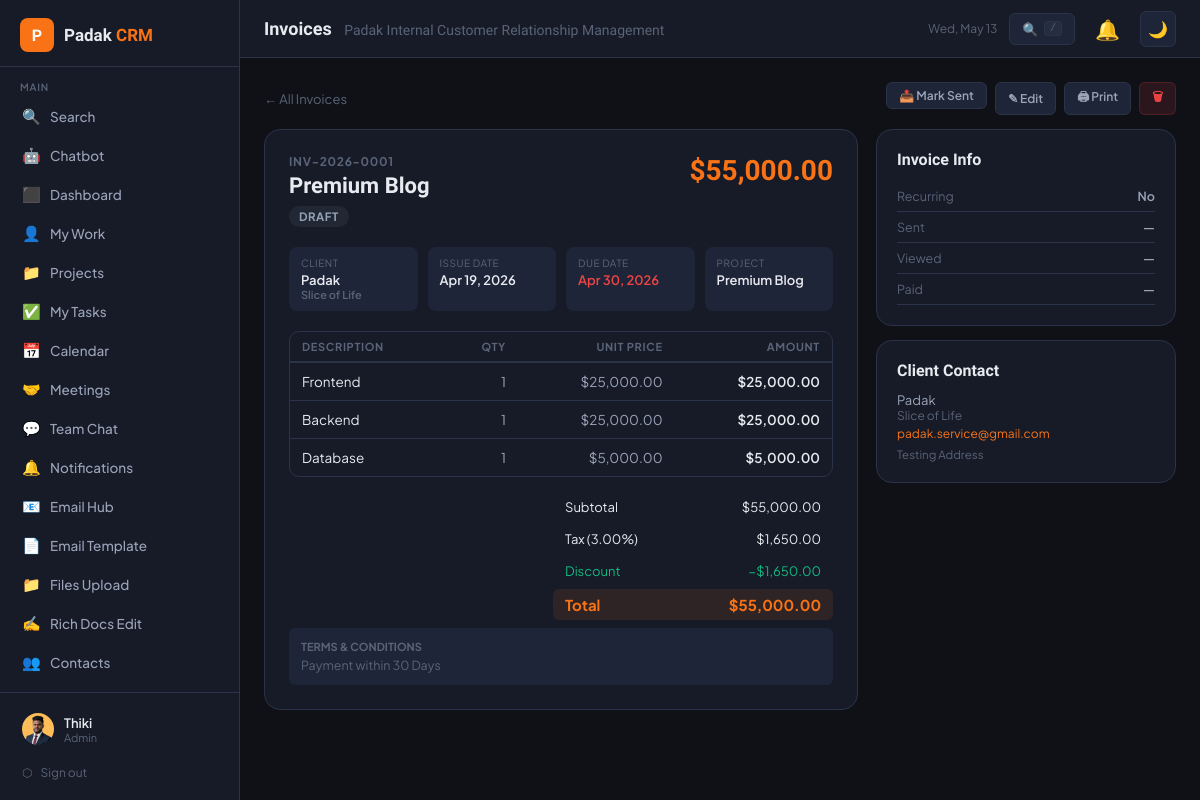
The page /invoices.php?view=1 (signed in) on the database its author committed.
### tables this page shows
CREATE TABLE `invoices` (
  `id` int(11) NOT NULL,
  `invoice_no` varchar(30) NOT NULL,
  `contact_id` int(11) DEFAULT NULL,
  `project_id` int(11) DEFAULT NULL,
  `title` varchar(250) NOT NULL,
  `status` enum('draft','sent','viewed','partial','paid','overdue','cancelled') DEFAULT 'draft',
  `currency` varchar(10) DEFAULT 'LKR',
  `issue_date` date NOT NULL,
  `due_date` date DEFAULT NULL,
  `subtotal` decimal(14,2) DEFAULT 0.00,
  `tax_rate` decimal(5,2) DEFAULT 0.00,
  `tax_amount` decimal(14,2) DEFAULT 0.00,
  `discount` decimal(14,2) DEFAULT 0.00,
  `total` decimal(14,2) DEFAULT 0.00,
  `amount_paid` decimal(14,2) DEFAULT 0.00,
  `notes` text DEFAULT NULL,
  `terms` text DEFAULT NULL,
  `is_recurring` tinyint(1) DEFAULT 0,
  `recur_interval` enum('monthly','quarterly','yearly') DEFAULT NULL,
  `recur_next` date DEFAULT NULL,
  `sent_at` datetime DEFAULT NULL,
  `viewed_at` datetime DEFAULT NULL,
  `paid_at` datetime DEFAULT NULL,
  `reminder_sent` datetime DEFAULT NULL,
  `created_by` int(11) NOT NULL,
  `created_at` datetime DEFAULT current_timestamp(),
  `updated_at` datetime DEFAULT current_timestamp() ON UPDATE current_timestamp()
);

CREATE TABLE `contacts` (
  `id` int(11) NOT NULL,
  `name` varchar(150) NOT NULL,
  `company` varchar(150) DEFAULT NULL,
  `email` varchar(150) DEFAULT NULL,
  `phone` varchar(50) DEFAULT NULL,
  `address` text DEFAULT NULL,
  `type` enum('client','lead','partner','vendor') DEFAULT 'lead',
  `status` enum('active','inactive','prospect') DEFAULT 'prospect',
  `notes` text DEFAULT NULL,
  `assigned_to` int(11) DEFAULT NULL,
  `created_by` int(11) NOT NULL,
  `created_at` datetime DEFAULT current_timestamp(),
  `updated_at` datetime DEFAULT current_timestamp() ON UPDATE current_timestamp()
);

CREATE TABLE `projects` (
  `id` int(11) NOT NULL,
  `title` varchar(200) NOT NULL,
  `description` text DEFAULT NULL,
  `contact_id` int(11) DEFAULT NULL,
  `status` enum('planning','active','on_hold','completed','cancelled') DEFAULT 'planning',
  `priority` enum('low','medium','high','urgent') DEFAULT 'medium',
  `start_date` date DEFAULT NULL,
  `due_date` date DEFAULT NULL,
  `budget` decimal(12,2) DEFAULT NULL,
  `currency` varchar(10) DEFAULT 'LKR',
  `progress` int(11) DEFAULT 0,
  `created_by` int(11) NOT NULL,
  `created_at` datetime DEFAULT current_timestamp(),
  `updated_at` datetime DEFAULT current_timestamp() ON UPDATE current_timestamp()
);

CREATE TABLE `invoice_items` (
  `id` int(11) NOT NULL,
  `invoice_id` int(11) NOT NULL,
  `description` varchar(500) NOT NULL,
  `quantity` decimal(10,2) DEFAULT 1.00,
  `unit_price` decimal(14,2) NOT NULL,
  `amount` decimal(14,2) NOT NULL,
  `sort_order` int(11) DEFAULT 0
);

### config.php (called while the page is built, shortened)
<?php
function isManager(): bool { return in_array($_SESSION['crm_role'] ?? '', ['admin','manager']); }
function h(string $s): string { return htmlspecialchars($s, ENT_QUOTES, 'UTF-8'); }
function fDate(?string $d, string $fmt = 'M j, Y'): string {
    return date($fmt, strtotime($d));
}

### invoices.php (the view, shortened to what this page needs)
<?php
require_once 'config.php';
require_once 'includes/layout.php';
$db   = getCRMDB();
function invSym(string $c): string {
    return match($c) { 'USD'=>'$','EUR'=>'€','GBP'=>'£','INR'=>'₹', default=>'Rs. ' };
}
function invColor(string $s): string {
    return match($s) {
        'paid'      => '#10b981', 'partial' => '#f59e0b',
        'overdue'   => '#ef4444', 'sent'    => '#6366f1',
        'viewed'    => '#8b5cf6', 'draft'   => '#94a3b8',
        'cancelled' => '#64748b', default   => '#94a3b8'
    };
}
$view_id = (int)($_GET['view']  ?? 0);
$inv = null; $items = []; $payments = [];
if ($view_id) {
    $inv = $db->query("SELECT i.*,c.name AS client_name,c.company,c.email AS client_email,c.address,p.title AS project_title FROM invoices i LEFT JOIN contacts c ON c.id=i.contact_id LEFT JOIN projects p ON p.id=i.project_id WHERE i.id=$view_id")->fetch_assoc();
    if ($inv) {
        $items    = $db->query("SELECT * FROM invoice_items WHERE invoice_id=$view_id ORDER BY sort_order,id")->fetch_all(MYSQLI_ASSOC);
    }
}
?>
<?php
if ($inv): ?>
<div style="margin-bottom:14px;display:flex;align-items:center;justify-content:space-between;flex-wrap:wrap;gap:10px">
  <a href="invoices.php" style="color:var(--text3);font-size:13px">← All Invoices</a>
  <div style="display:flex;gap:8px;flex-wrap:wrap">
    <?php if ($inv['status']==='draft' && isManager()): ?>
    <form method="POST" style="display:inline"><input type="hidden" name="action" value="mark_sent"><input type="hidden" name="inv_id" value="<?= $view_id ?>"><button class="btn btn-ghost btn-sm">📤 Mark Sent</button></form>
    <?php endif; ?>
    <?php if (isManager()): ?>
    <a href="invoices.php?edit=<?= $view_id ?>" class="btn btn-ghost btn-sm">✎ Edit</a>
    <button class="btn btn-ghost btn-sm" onclick="window.print()">🖨 Print</button>
    <form method="POST" onsubmit="return confirm('Delete invoice?')" style="display:inline"><button class="btn btn-danger btn-sm">🗑</button></form>
    <?php endif; ?>
  </div>
</div>
<div class="inv-detail-grid">
  <div>
    <div class="inv-header-card">
      <div style="display:flex;justify-content:space-between;align-items:flex-start;flex-wrap:wrap;gap:12px;margin-bottom:20px">
        <div>
          <div style="font-size:12px;font-weight:700;color:var(--text3);letter-spacing:.06em;margin-bottom:4px"><?= h($inv['invoice_no']) ?></div>
          <div class="inv-title"><?= h($inv['title']) ?></div>
          <?php $sc=invColor($inv['status']); ?>
          <span class="inv-status" style="background:<?= $sc ?>18;color:<?= $sc ?>"><?= ucfirst($inv['status']) ?></span>
        </div>
        <div style="text-align:right">
          <div style="font-size:28px;font-weight:800;color:var(--orange);font-family:var(--font-display)"><?= invSym($inv['currency']) ?><?= number_format($inv['total'],2) ?></div>
        </div>
      </div>
      <div class="inv-meta-grid">
        <div class="inv-meta-box"><div class="inv-meta-lbl">Client</div><div class="inv-meta-val"><?= h($inv['client_name'] ?? '—') ?><?php if ($inv['company']): ?><div style="font-size:11px;color:var(--text3)"><?= h($inv['company']) ?></div><?php endif; ?></div></div>
        <div class="inv-meta-box"><div class="inv-meta-lbl">Issue Date</div><div class="inv-meta-val"><?= fDate($inv['issue_date']) ?></div></div>
        <div class="inv-meta-box"><div class="inv-meta-lbl">Due Date</div><div class="inv-meta-val" <?= ($inv['due_date']&&$inv['due_date']<date('Y-m-d')&&$inv['status']!='paid')?'style="color:var(--red)"':'' ?>><?= fDate($inv['due_date']) ?: '—' ?></div></div>
        <div class="inv-meta-box"><div class="inv-meta-lbl">Project</div><div class="inv-meta-val"><?= $inv['project_title'] ? h($inv['project_title']) : '—' ?></div></div>
      </div>
      <div style="border:1px solid var(--border);border-radius:var(--radius);overflow:hidden;margin-bottom:16px">
        <table class="items-table">
          <thead><tr><th>Description</th><th style="text-align:right">Qty</th><th style="text-align:right">Unit Price</th><th style="text-align:right">Amount</th></tr></thead>
          <tbody>
          <?php foreach ($items as $it): ?>
          <tr>
            <td><?= h($it['description']) ?></td>
            <td style="text-align:right;color:var(--text2)"><?= rtrim(rtrim(number_format($it['quantity'],2),'0'),'.') ?></td>
            <td style="text-align:right;color:var(--text2)"><?= invSym($inv['currency']) ?><?= number_format($it['unit_price'],2) ?></td>
            <td style="font-weight:600"><?= invSym($inv['currency']) ?><?= number_format($it['amount'],2) ?></td>
          </tr>
          <?php endforeach; ?>
          </tbody>
        </table>
      </div>
      <div style="display:flex;justify-content:flex-end">
        <div style="min-width:280px">
          <div class="inv-totals">
            <div class="inv-total-row"><span>Subtotal</span><span><?= invSym($inv['currency']) ?><?= number_format($inv['subtotal'],2) ?></span></div>
            <?php if ($inv['tax_rate'] > 0): ?><div class="inv-total-row"><span>Tax (<?= $inv['tax_rate'] ?>%)</span><span><?= invSym($inv['currency']) ?><?= number_format($inv['tax_amount'],2) ?></span></div><?php endif; ?>
            <?php if ($inv['discount'] > 0): ?><div class="inv-total-row" style="color:var(--green)"><span>Discount</span><span>−<?= invSym($inv['currency']) ?><?= number_format($inv['discount'],2) ?></span></div><?php endif; ?>
            <div class="inv-total-row grand"><span>Total</span><span><?= invSym($inv['currency']) ?><?= number_format($inv['total'],2) ?></span></div>
          </div>
        </div>
      </div>
      <?php if ($inv['terms']): ?>
      <div style="margin-top:8px;padding:12px;background:var(--bg3);border-radius:var(--radius-sm)">
        <div style="font-size:11px;font-weight:700;color:var(--text3);margin-bottom:4px;text-transform:uppercase">Terms & Conditions</div>
        <div style="font-size:12.5px;color:var(--text3)"><?= nl2br(h($inv['terms'])) ?></div>
      </div>
      <?php endif; ?>
    </div>
  </div>
  <div>
    <div class="card" style="margin-bottom:14px">
      <div class="card-title" style="margin-bottom:12px">Invoice Info</div>
      <?php foreach ([
        ['Recurring', $inv['is_recurring'] ? '🔁 '.ucfirst($inv['recur_interval']??'').' · Next: '.fDate($inv['recur_next']) : 'No'],
        ['Sent',   $inv['sent_at']   ? fDate($inv['sent_at'],'M j, Y g:ia')   : '—'],
        ['Viewed', $inv['viewed_at'] ? fDate($inv['viewed_at'],'M j, Y g:ia') : '—'],
        ['Paid',   $inv['paid_at']   ? fDate($inv['paid_at'],'M j, Y')        : '—'],
      ] as [$l,$v]): ?>
      <div style="display:flex;justify-content:space-between;padding:7px 0;border-bottom:1px solid var(--border);font-size:12.5px">
        <span style="color:var(--text3)"><?= $l ?></span>
        <span style="color:var(--text2);font-weight:600;text-align:right;max-width:160px"><?= $v ?></span>
      </div>
      <?php endforeach; ?>
    </div>
    <?php if ($inv['client_email']): ?>
    <div class="card">
      <div class="card-title" style="margin-bottom:12px">Client Contact</div>
      <div style="font-size:13px;color:var(--text2)"><?= h($inv['client_name']) ?></div>
      <?php if ($inv['company']): ?><div style="font-size:12px;color:var(--text3)"><?= h($inv['company']) ?></div><?php endif; ?>
      <a href="mailto:<?= h($inv['client_email']) ?>" style="font-size:12px;color:var(--orange)"><?= h($inv['client_email']) ?></a>
      <?php if ($inv['address']): ?><div style="font-size:11.5px;color:var(--text3);margin-top:6px"><?= nl2br(h($inv['address'])) ?></div><?php endif; ?>
    </div>
    <?php endif; ?>
  </div>
</div>
<?php endif; ?>

### includes/layout.php (style rules this page uses)
*,*::before,*::after { box-sizing:border-box;margin:0;padding:0 }
:root,[data-theme="dark"] { --bg:#0f1117;--bg2:#161b27;--bg3:#1e2538;--bg4:#252d40; --border:#2a3348;--border2:#3a4560; --text:#e8eaf0;--text2:#9aa3b8;--text3:#5a6478; --orange:#f97316;--orange-dim:#7c3810;--orange-bg:rgba(249,115,22,0.1); --green:#10b981;--red:#ef4444;--blue:#6366f1;--yellow:#f59e0b;--purple:#8b5cf6; --radius:10px;--radius-sm:6px;--radius-lg:16px; --shadow:0 1px 4px rgba(0,0,0,.4);--shadow-lg:0 8px 30px rgba(0,0,0,.5); --sidebar-w:240px;--header-h:58px; --font:'Plus Jakarta Sans',sans-serif;--font-display:'Bricolage Grotesque',sans-serif; --modal-overlay:rgba(0,0,0,.65); --tr-hover:rgba(255,255,255,.02); }
html { font-size:14px;scroll-behavior:smooth }
body { font-family:var(--font);background:var(--bg);color:var(--text);min-height:100vh;display:flex;overflow-x:hidden;transition:background .2s,color .2s }
a { color:inherit;text-decoration:none }
button { cursor:pointer;font-family:var(--font) }
.btn { display:inline-flex;align-items:center;gap:7px;padding:8px 16px;border-radius:var(--radius-sm);font-size:13px;font-weight:600;border:none;transition:opacity .15s,transform .1s;cursor:pointer }
.btn-ghost { background:var(--bg3);color:var(--text2);border:1px solid var(--border) }
.btn-danger { background:rgba(239,68,68,.12);color:var(--red);border:1px solid rgba(239,68,68,.2) }
.btn-sm { padding:5px 12px;font-size:12px }
.card { background:var(--bg2);border:1px solid var(--border);border-radius:var(--radius-lg);padding:20px;transition:background .2s,border-color .2s }
.card-title { font-family:var(--font-display);font-weight:700;font-size:16px }
table { width:100%;border-collapse:collapse }
th { text-align:left;font-size:11px;font-weight:600;text-transform:uppercase;letter-spacing:.06em;color:var(--text3);padding:10px 14px;border-bottom:1px solid var(--border);white-space:nowrap }
td { padding:11px 14px;border-bottom:1px solid var(--border);font-size:13.5px;color:var(--text2);vertical-align:middle }
tr:last-child td { border-bottom:none }

### invoices.php (style rules this page uses)
.inv-detail-grid { display:grid;grid-template-columns:1fr 300px;gap:18px;align-items:start }
.inv-header-card { background:var(--bg2);border:1px solid var(--border);border-radius:var(--radius-lg);padding:24px;margin-bottom:16px }
.inv-title { font-family:var(--font-display);font-size:22px;font-weight:700;margin-bottom:8px }
.inv-meta-grid { display:grid;grid-template-columns:repeat(4,1fr);gap:10px;margin-bottom:20px }
.inv-meta-box { background:var(--bg3);border-radius:8px;padding:10px 12px }
.inv-meta-lbl { font-size:10px;color:var(--text3);text-transform:uppercase;letter-spacing:.05em;margin-bottom:3px }
.inv-meta-val { font-size:13px;font-weight:600;color:var(--text) }
.items-table { width:100%;border-collapse:collapse;margin-bottom:0 }
.items-table th { font-size:11px;font-weight:700;color:var(--text3);text-transform:uppercase;padding:8px 12px;border-bottom:2px solid var(--border);text-align:left }
.items-table th:last-child,.items-table td:last-child { text-align:right }
.items-table td { padding:10px 12px;border-bottom:1px solid var(--border);font-size:13.5px;color:var(--text);vertical-align:top }
.items-table tr:last-child td { border-bottom:none }
.inv-totals { display:flex;flex-direction:column;gap:4px;margin-top:0 }
.inv-total-row { display:flex;justify-content:space-between;padding:6px 12px;font-size:13px }
.inv-total-row.grand { background:var(--orange-bg);border-radius:var(--radius-sm);font-weight:700;font-size:15px;color:var(--orange) }
.inv-status { display:inline-flex;align-items:center;gap:5px;padding:3px 10px;border-radius:99px;font-size:11.5px;font-weight:700;text-transform:uppercase;letter-spacing:.04em }

### rows shown on the page
invoices: invoice_no "INV-2026-0001", title "Premium Blog", status "DRAFT", currency "$", total "55,000.00", contact.name "Padak", contact.company "Slice of Life", issue_date "Apr 19, 2026", due_date "Apr 30, 2026", project.title "Premium Blog", subtotal "55,000.00", tax_rate "3.00", tax_amount "1,650.00", discount "1,650.00", terms "Payment within 30 Days", contact.email "padak.service@gmail.com", contact.address "Testing Address"
invoice_items: description "Frontend", quantity "1", invoice.currency "$", unit_price "25,000.00", amount "25,000.00"
invoice_items: description "Backend", quantity "1", invoice.currency "$", unit_price "25,000.00", amount "25,000.00"
invoice_items: description "Database", quantity "1", invoice.currency "$", unit_price "5,000.00", amount "5,000.00"

### other values the page prints
$user['name'] "Thiki"
$user['role'] "Admin"
$pageTitle "Invoices"
SITE_NAME "Padak Internal Customer Relationship Management"
$l "Recurring"
$v "No"
$l "Sent"
$v "—"
$l "Viewed"
$l "Paid"
